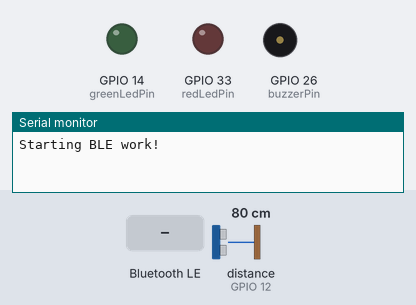
The sketch below on a simulated ESP32. Parts: output pins drawn as LEDs (lit = HIGH), buzzer (waves = sounding), the last lines printed to the serial monitor. The inputs (shaded band) are chosen by the test bench; at power-on: distance to the obstacle (sensor on GPIO 12) 80 cm. The echo pulse lasts 58.3 µs per cm; nothing arrives over Bluetooth unless stated; a phone connects over Bluetooth LE 3 s after start; pins used as bus, display or sensor lines are not drawn.

Above: at 1.2 s.
1.3 s: Bluetooth LE write "1" received
At 3.1 s:
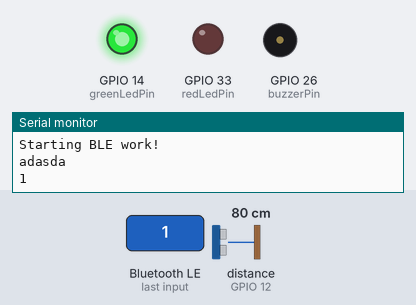
4.3 s: Bluetooth LE write "5" received
At 4.81 s:
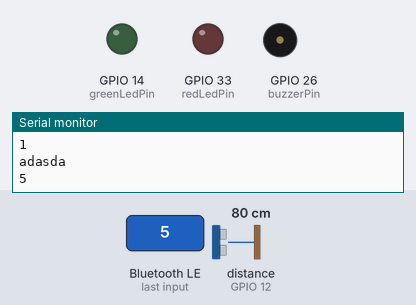
Timing chart, 0 to 7.3 s (numbered marks = the images above; inputs shaded):
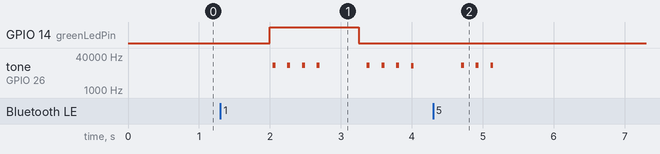

The sketch:

smart_alarm_esp32.ino
```cpp
#include <BLEDevice.h>
#include <BLEUtils.h>
#include <BLEServer.h>

#define SERVICE_UUID     "4fafc201-1fb5-459e-8fcc-c5c9c331914b"
#define LDR_CHAR_UUID    "a6cf17cc-bc80-4d73-b5d6-f0f58935551d"
#define THRES_CHAR_UUID  "b9be30bc-de11-47e7-bdf7-5318c22a2ffc"
#define ACTIVE_CHAR_UUID "17729b1d-bfe4-4c9e-8585-030ef373d043"

#define DEVICE_NAME      "ESP32"

BLECharacteristic* ldrChar;
BLECharacteristic* thresChar;
BLECharacteristic* activeChar;

typedef const uint8_t pin;

pin redLedPin = 33;
pin greenLedPin = 14;
pin trigPin = 13;
pin echoPin = 12;
pin buzzerPin = 26;
pin ldrPin = 25;

TaskHandle_t Task1;

const uint8_t toneLength = 4;
uint toneArr[toneLength] = {100, 100, 100, 100};

bool isActive = false;
uint16_t threshold = 0;
uint distance;
unsigned long endTime = 0;

void blink(pin ledPin, uint8_t count) {
    digitalWrite(ledPin, HIGH);
    delay(250);
    digitalWrite(ledPin, LOW);
}

class MyServerCallbacks: public BLEServerCallbacks {
  void onConnect(BLEServer *pServer) {
    blink(greenLedPin, 3);
  }

};

class ThresholdCharactericticCallbacks: public BLECharacteristicCallbacks {
  void onWrite(BLECharacteristic *pCharacteristic, esp_ble_gatts_cb_param_t *param) {
    String value = pCharacteristic->getValue().c_str();
    Serial.println(value);
    threshold = value.toInt();
  }
  void onRead(BLECharacteristic *pCharacteristic, esp_ble_gatts_cb_param_t *param) {
    // uint16_t ldrValue = analogRead(ldrPin);
    // String ldrValue2 = String(ldrValue);
  }
};


class LdrCharacteristicCallbacks: public BLECharacteristicCallbacks {
  void onRead(BLECharacteristic *pCharacteristic, esp_ble_gatts_cb_param_t *param) {
    uint16_t ldrValue = analogRead(ldrPin);


    pCharacteristic->setValue(String(ldrValue).c_str());
  }
};

class ActiveCharacteristicCallbacks: public BLECharacteristicCallbacks {
  void onWrite(BLECharacteristic *pCharacteristic, esp_ble_gatts_cb_param_t *param) {
    Serial.println("adasda");
    Serial.println(String(pCharacteristic->getValue().c_str()));
    isActive = String(pCharacteristic->getValue().c_str()) == "1";
  }
  void onRead(BLECharacteristic *pCharacteristic, esp_ble_gatts_cb_param_t *param) {
    Serial.println("read");
  }
};

void beepTask(void *pvParameters) {
  while (true) {
    for (uint8_t i = 0; i < toneLength; i++) {
      for (uint8_t j = 0; j < toneArr[i]; j++) {
        digitalWrite(buzzerPin, HIGH);
        delayMicroseconds(30);
        digitalWrite(buzzerPin, LOW);
        delayMicroseconds(30);
      }
      delay(200);
    }
    delay(500);
  }
}


template<class Callbacks>
BLECharacteristic* createCharacteristic(char* CHAR_UUID, BLEService* pService, char* initialValue) {
  BLECharacteristic *characteristic = pService->createCharacteristic(CHAR_UUID,
                                                                     BLECharacteristic::PROPERTY_READ |
                                                                     BLECharacteristic::PROPERTY_WRITE);
  characteristic->setCallbacks(new Callbacks());
  characteristic->setValue(initialValue);
  return characteristic;
}

void setup() {
  Serial.begin(115200);
  Serial.println("Starting BLE work!");

  pinMode(greenLedPin, OUTPUT);
  pinMode(redLedPin, OUTPUT);

  pinMode(trigPin, OUTPUT);
  pinMode(echoPin, INPUT);
  pinMode(buzzerPin, OUTPUT);
  pinMode(ldrPin, INPUT);

  BLEDevice::init(DEVICE_NAME);
  BLEServer *pServer = BLEDevice::createServer();
  pServer->setCallbacks(new MyServerCallbacks());
  BLEService *pService = pServer->createService(SERVICE_UUID);

  ldrChar = createCharacteristic<LdrCharacteristicCallbacks>(LDR_CHAR_UUID, pService, "0");
  thresChar = createCharacteristic<ThresholdCharactericticCallbacks>(THRES_CHAR_UUID, pService, "0");
  activeChar = createCharacteristic<ActiveCharacteristicCallbacks>(ACTIVE_CHAR_UUID, pService, "0");

  pService->start();
  BLEAdvertising *pAdvertising = BLEDevice::getAdvertising();
  pAdvertising->addServiceUUID(SERVICE_UUID);
  pAdvertising->setScanResponse(true);
  BLEDevice::startAdvertising();

}

void loop() {
  if (isActive && analogRead(ldrPin) >= threshold) {
    digitalWrite(greenLedPin, HIGH);

    xTaskCreatePinnedToCore(beepTask, "Beep", 1000, NULL, 0, &Task1, 1);
    uint8_t counter = 0;
    while (isActive && counter < 5) {
      digitalWrite(trigPin, HIGH);
      delayMicroseconds(10);
      digitalWrite(trigPin, LOW);

      distance = pulseIn(echoPin, HIGH) / 170;

      if (distance < 5) {
        counter++;
        delay(200);
      } else {
        counter = 0;
        delay(1000);
      }
    }

    if (!isActive || counter == 5) {
      vTaskDelete(Task1);
      activeChar->setValue("0");
      isActive = false;
      digitalWrite(greenLedPin, LOW);
    }
  }

  delay(2000);
}
```

Measured:
- after the input at 1.3 s, tone on GPIO 26 (buzzerPin): plays 14706 Hz for 0.04 s, 14706 Hz for 0.04 s, 14706 Hz for 0.04 s, 14706 Hz for 0.04 s, 14706 Hz for 0.04 s, 14706 Hz for 0.04 s … (8 notes in this stretch), starting after 0.74 s
- after the input at 4.3 s, tone on GPIO 26 (buzzerPin): goes on until 5.1 s, then stays silent
